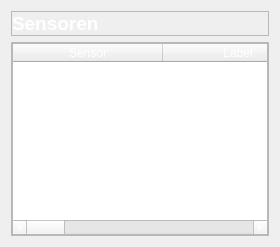
            <widget class="QWidget" name="sensor_page">
             <layout class="QVBoxLayout" name="verticalLayout_11">
              <item>
               <widget class="QFrame" name="frame_34">
                <property name="frameShape">
                 <enum>QFrame::StyledPanel</enum>
                </property>
                <property name="frameShadow">
                 <enum>QFrame::Raised</enum>
                </property>
                <layout class="QHBoxLayout" name="horizontalLayout_25">
                 <property name="spacing">
                  <number>0</number>
                 </property>
                 <property name="leftMargin">
                  <number>0</number>
                 </property>
                 <property name="topMargin">
                  <number>0</number>
                 </property>
                 <property name="rightMargin">
                  <number>0</number>
                 </property>
                 <property name="bottomMargin">
                  <number>0</number>
                 </property>
                 <item>
                  <widget class="QLabel" name="label_19">
                   <property name="font">
                    <font>
                     <pointsize>14</pointsize>
                     <weight>75</weight>
                     <bold>true</bold>
                    </font>
                   </property>
                   <property name="styleSheet">
                    <string notr="true">color: rgb(255, 255, 255);</string>
                   </property>
                   <property name="text">
                    <string>Sensoren</string>
                   </property>
                  </widget>
                 </item>
                </layout>
               </widget>
              </item>
              <item>
               <widget class="QFrame" name="frame_12">
                <property name="frameShape">
                 <enum>QFrame::StyledPanel</enum>
                </property>
                <property name="frameShadow">
                 <enum>QFrame::Raised</enum>
                </property>
                <layout class="QVBoxLayout" name="verticalLayout_4">
                 <property name="spacing">
                  <number>0</number>
                 </property>
                 <property name="leftMargin">
                  <number>0</number>
                 </property>
                 <property name="topMargin">
                  <number>0</number>
                 </property>
                 <property name="rightMargin">
                  <number>0</number>
                 </property>
                 <property name="bottomMargin">
                  <number>0</number>
                 </property>
                 <item>
                  <widget class="QTableWidget" name="sensor_tableWidget">
                   <property name="styleSheet">
                    <string notr="true">color: rgb(255, 255, 255);</string>
                   </property>
                   <attribute name="horizontalHeaderDefaultSectionSize">
                    <number>150</number>
                   </attribute>
                   <column>
                    <property name="text">
                     <string>Sensor</string>
                    </property>
                   </column>
                   <column>
                    <property name="text">
                     <string>Label</string>
                    </property>
                   </column>
                   <column>
                    <property name="text">
                     <string>Aktuell</string>
                    </property>
                   </column>
                   <column>
                    <property name="text">
                     <string>Höchste</string>
                    </property>
                   </column>
                   <column>
                    <property name="text">
                     <string>Kritisch</string>
                    </property>
                   </column>
                   <column>
                    <property name="text">
                     <string/>
                    </property>
                   </column>
                  </widget>
                 </item>
                </layout>
               </widget>
              </item>
             </layout>
            </widget>
